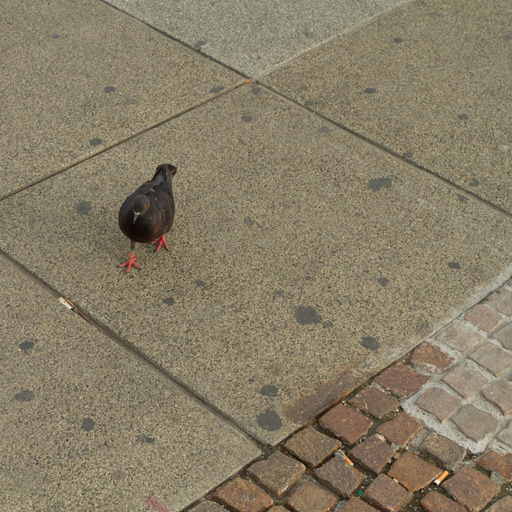
#> input picture Utility2/Inputs/original.png, 512 x 512 px
$ python Analysis.py
#> lines starting #> are read from the running program, lines starting #| are printed output that depends on the picture; after the words box and inside, x2 and y2 are one past the last pixel; in counts of white or black regions, pixels touching at a corner belong together
import cv2
import numpy as np
import matplotlib.pyplot as plt
import os

def analyze_forgery(original_image_path, forged_image_path):
    # Read the original and forged images
#> called with original_image_path = 'Inputs/original.png', forged_image_path = 'Inputs/forged.png'
    original = cv2.imread(original_image_path)
#> original is the input picture: shape (512, 512, 3); mean B, G, R 103.9, 125.5, 135
    forged = cv2.imread(forged_image_path)
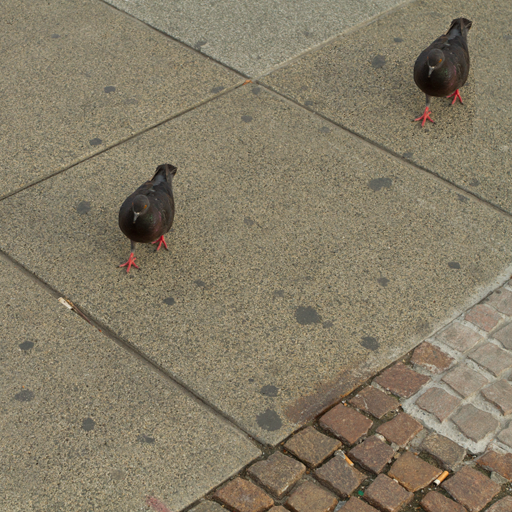
#> input picture Utility2/Inputs/forged.png, 512 x 512 px
#> forged is the input picture: shape (512, 512, 3); mean B, G, R 102.7, 124, 133.5

    if original is None or forged is None:
        raise FileNotFoundError("Check if both original and forged image paths are correct.")

    # Convert images to grayscale
    original_gray = cv2.cvtColor(original, cv2.COLOR_BGR2GRAY)
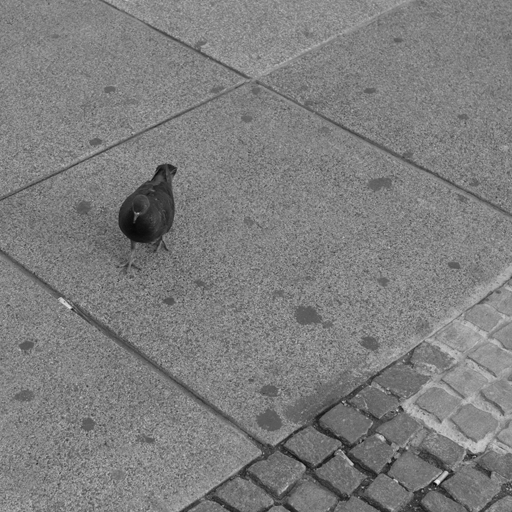
#> original_gray: shape (512, 512); min 6, max 238, mean 125.9
    forged_gray = cv2.cvtColor(forged, cv2.COLOR_BGR2GRAY)
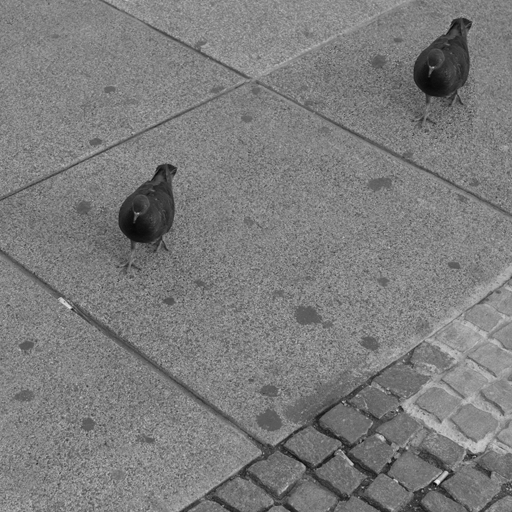
#> forged_gray: shape (512, 512); min 6, max 238, mean 124.4

    # Compute absolute difference between images
    diff = cv2.absdiff(original_gray, forged_gray)
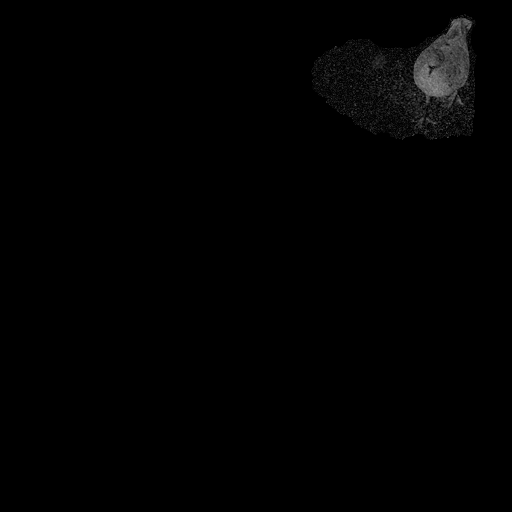
#> diff: shape (512, 512); min 0, max 146, mean 1.7

    # Threshold the difference to get a binary image of the altered region
    _, mask = cv2.threshold(diff, 30, 255, cv2.THRESH_BINARY)
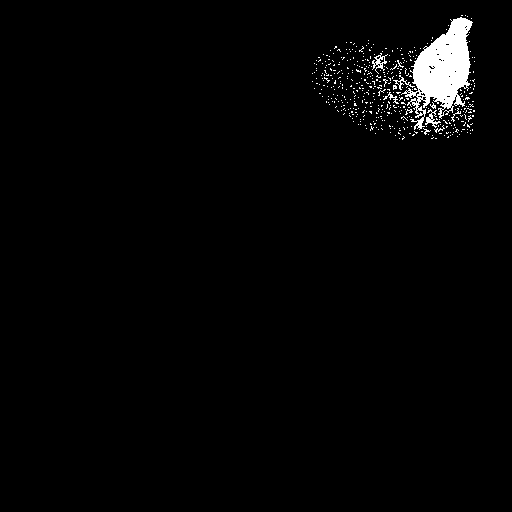
#> mask: shape (512, 512); 2% white; 448 white regions (441 under 20 px), largest, box (x1, y1, x2, y2) and area: (401, 17, 473, 130) 3814, (372, 53, 388, 74) 118, (425, 109, 441, 128) 105

    """
    # Display images using OpenCV
    cv2.imshow("Original Image", original)
    cv2.imshow("Forged Image", forged)
    cv2.imshow("Detected Difference", diff)
    cv2.imshow("Binary Forgery Mask", mask)

    cv2.waitKey(0)
    cv2.destroyAllWindows()
    """

    # Define the output directory relative to the script location
    output_dir = os.path.join(os.path.dirname(__file__), "Outputs")

    # Create the directory if it doesn't exist
    if not os.path.exists(output_dir):
        os.makedirs(output_dir)

    # Save the output images
    cv2.imwrite(os.path.join(output_dir, "original_image.png"), original)
    cv2.imwrite(os.path.join(output_dir, "forged_image.png"), forged)
    cv2.imwrite(os.path.join(output_dir, "detected_difference.png"), diff)
    cv2.imwrite(os.path.join(output_dir, "binary_forgery_mask.png"), mask)

    print(f"Output images saved in '{output_dir}' folder.")


    # OR if you prefer matplotlib:

    plt.figure(figsize=(12, 6))
    plt.subplot(1, 3, 1)
    plt.imshow(cv2.cvtColor(original, cv2.COLOR_BGR2RGB))
    plt.title("Original Image")
    plt.axis('off')

    plt.subplot(1, 3, 2)
    plt.imshow(cv2.cvtColor(forged, cv2.COLOR_BGR2RGB))
    plt.title("Forged Image")
    plt.axis('off')

    plt.subplot(1, 3, 3)
    plt.imshow(mask, cmap='gray')
    plt.title("Forgery Detected")
    plt.axis('off')

    plt.tight_layout()
    plt.show()
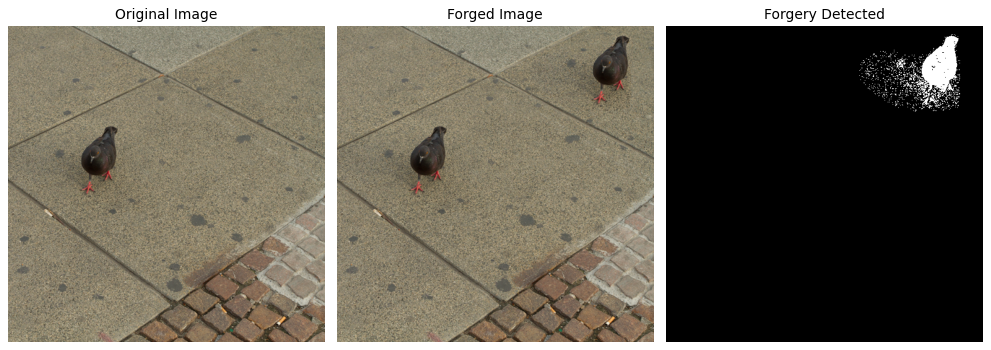
#> figure drawn by matplotlib, 3 panels


# Example usage
if __name__ == "__main__":
    original_path ="Inputs/original.png"
    forged_path = "Inputs/forged.png"
    analyze_forgery(original_path, forged_path)
